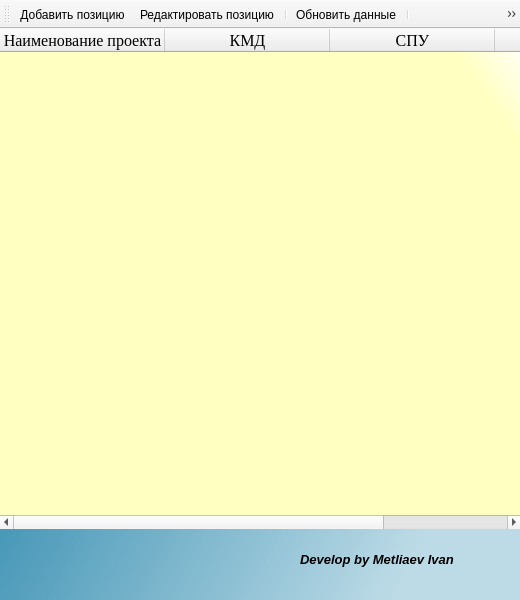
<?xml version="1.0" encoding="UTF-8"?>
<ui version="4.0">
 <class>Table1</class>
 <widget class="QMainWindow" name="Table1">
  <property name="geometry">
   <rect>
    <x>0</x>
    <y>0</y>
    <width>520</width>
    <height>600</height>
   </rect>
  </property>
  <property name="minimumSize">
   <size>
    <width>350</width>
    <height>600</height>
   </size>
  </property>
  <property name="maximumSize">
   <size>
    <width>520</width>
    <height>600</height>
   </size>
  </property>
  <property name="windowTitle">
   <string>Проекты</string>
  </property>
  <property name="styleSheet">
   <string notr="true">QWidget#centralwidget{
     background:qlineargradient(spread:pad, x1:0, y1:0, x2:1, y2:0.574, stop:0 rgba(0, 111, 155, 255), stop:1 rgba(187, 218, 230, 248));
}</string>
  </property>
  <widget class="QWidget" name="centralwidget">
   <widget class="QTableView" name="maintable_view">
    <property name="geometry">
     <rect>
      <x>0</x>
      <y>0</y>
      <width>350</width>
      <height>500</height>
     </rect>
    </property>
    <property name="styleSheet">
     <string notr="true">QTableView{
	background-color:qlineargradient(spread:pad, x1:0.892, y1:0.0738636, x2:1, y2:0, stop:0 rgba(255, 255, 194, 255), stop:1 rgba(255, 255, 255, 255));
	selection-background-color: qlineargradient(spread:pad, x1:0, y1:0, x2:1, y2:1, stop:0 rgba(0, 255, 0, 218), stop:1 rgba(255, 255, 142, 221));
	section-color:black;
	border-radius: 10%;
}
</string>
    </property>
   </widget>
   <widget class="QTableWidget" name="maintable">
    <property name="geometry">
     <rect>
      <x>0</x>
      <y>0</y>
      <width>521</width>
      <height>500</height>
     </rect>
    </property>
    <property name="minimumSize">
     <size>
      <width>350</width>
      <height>500</height>
     </size>
    </property>
    <property name="maximumSize">
     <size>
      <width>1000</width>
      <height>1000</height>
     </size>
    </property>
    <property name="font">
     <font>
      <family>Times New Roman</family>
      <pointsize>12</pointsize>
     </font>
    </property>
    <property name="styleSheet">
     <string notr="true">QTableWidget{
	background-color:qlineargradient(spread:pad, x1:0.892, y1:0.0738636, x2:1, y2:0, stop:0 rgba(255, 255, 194, 255), stop:1 rgba(255, 255, 255, 255));
	selection-background-color: qlineargradient(spread:pad, x1:0, y1:0, x2:1, y2:1, stop:0 rgba(81, 255, 95, 255), stop:1 rgba(187, 255, 207, 255));
	section-color:black;
	border-radius: 20%;
}
</string>
    </property>
    <property name="rowCount">
     <number>0</number>
    </property>
    <attribute name="horizontalHeaderVisible">
     <bool>true</bool>
    </attribute>
    <attribute name="horizontalHeaderCascadingSectionResizes">
     <bool>false</bool>
    </attribute>
    <attribute name="horizontalHeaderDefaultSectionSize">
     <number>165</number>
    </attribute>
    <attribute name="horizontalHeaderMinimumSectionSize">
     <number>84</number>
    </attribute>
    <attribute name="horizontalHeaderShowSortIndicator" stdset="0">
     <bool>true</bool>
    </attribute>
    <attribute name="horizontalHeaderStretchLastSection">
     <bool>false</bool>
    </attribute>
    <attribute name="verticalHeaderVisible">
     <bool>true</bool>
    </attribute>
    <column>
     <property name="text">
      <string>Наименование проекта</string>
     </property>
     <property name="font">
      <font>
       <family>Times New Roman</family>
       <pointsize>12</pointsize>
      </font>
     </property>
     <property name="textAlignment">
      <set>AlignCenter</set>
     </property>
    </column>
    <column>
     <property name="text">
      <string>КМД</string>
     </property>
     <property name="font">
      <font>
       <family>Times New Roman</family>
       <pointsize>12</pointsize>
      </font>
     </property>
     <property name="textAlignment">
      <set>AlignCenter</set>
     </property>
    </column>
    <column>
     <property name="text">
      <string>СПУ</string>
     </property>
     <property name="font">
      <font>
       <family>Times New Roman</family>
       <pointsize>12</pointsize>
      </font>
     </property>
     <property name="textAlignment">
      <set>AlignCenter</set>
     </property>
    </column>
    <column>
     <property name="text">
      <string>ПВХ</string>
     </property>
     <property name="font">
      <font>
       <family>Times New Roman</family>
       <pointsize>12</pointsize>
      </font>
     </property>
     <property name="textAlignment">
      <set>AlignCenter</set>
     </property>
    </column>
   </widget>
   <widget class="QLabel" name="label_develop">
    <property name="geometry">
     <rect>
      <x>300</x>
      <y>520</y>
      <width>161</width>
      <height>20</height>
     </rect>
    </property>
    <property name="font">
     <font>
      <family>MS Sans Serif</family>
      <pointsize>10</pointsize>
      <weight>75</weight>
      <italic>true</italic>
      <bold>true</bold>
     </font>
    </property>
    <property name="text">
     <string>Develop by Metliaev Ivan</string>
    </property>
   </widget>
   <widget class="QLabel" name="logo">
    <property name="geometry">
     <rect>
      <x>460</x>
      <y>500</y>
      <width>51</width>
      <height>51</height>
     </rect>
    </property>
    <property name="minimumSize">
     <size>
      <width>30</width>
      <height>30</height>
     </size>
    </property>
    <property name="styleSheet">
     <string notr="true">image:url(:/logo/logo/35th Parallel-logos1.png);
</string>
    </property>
    <property name="text">
     <string/>
    </property>
   </widget>
  </widget>
  <widget class="QToolBar" name="toolBar">
   <property name="minimumSize">
    <size>
     <width>0</width>
     <height>0</height>
    </size>
   </property>
   <property name="maximumSize">
    <size>
     <width>16777215</width>
     <height>50</height>
    </size>
   </property>
   <property name="windowTitle">
    <string>toolBar</string>
   </property>
   <property name="iconSize">
    <size>
     <width>46</width>
     <height>46</height>
    </size>
   </property>
   <attribute name="toolBarArea">
    <enum>TopToolBarArea</enum>
   </attribute>
   <attribute name="toolBarBreak">
    <bool>false</bool>
   </attribute>
   <addaction name="add_str"/>
   <addaction name="edit_str"/>
   <addaction name="separator"/>
   <addaction name="refresh_1"/>
   <addaction name="separator"/>
   <addaction name="delite_str"/>
   <addaction name="separator"/>
   <addaction name="exit_from_table"/>
  </widget>
  <action name="add_str">
   <property name="checkable">
    <bool>true</bool>
   </property>
   <property name="checked">
    <bool>false</bool>
   </property>
   <property name="enabled">
    <bool>true</bool>
   </property>
   <property name="icon">
    <iconset resource="../images/images_store.qrc">
     <normaloff>:/table/tables/add_db.png</normaloff>:/table/tables/add_db.png</iconset>
   </property>
   <property name="text">
    <string>Добавить позицию</string>
   </property>
   <property name="shortcutVisibleInContextMenu">
    <bool>true</bool>
   </property>
  </action>
  <action name="edit_str">
   <property name="checkable">
    <bool>true</bool>
   </property>
   <property name="icon">
    <iconset resource="../images/images_store.qrc">
     <normaloff>:/table/tables/edit_db.png</normaloff>:/table/tables/edit_db.png</iconset>
   </property>
   <property name="text">
    <string>Редактировать позицию</string>
   </property>
  </action>
  <action name="delite_str">
   <property name="checkable">
    <bool>true</bool>
   </property>
   <property name="icon">
    <iconset resource="../images/images_store.qrc">
     <normaloff>:/table/tables/delite_db.png</normaloff>:/table/tables/delite_db.png</iconset>
   </property>
   <property name="text">
    <string>Удалить строку</string>
   </property>
  </action>
  <action name="exit_from_table">
   <property name="checkable">
    <bool>true</bool>
   </property>
   <property name="icon">
    <iconset>
     <normaloff>../images/tables/exit.png</normaloff>../images/tables/exit.png</iconset>
   </property>
   <property name="text">
    <string>Вернуться в меню таблиц</string>
   </property>
  </action>
  <action name="refresh_1">
   <property name="checked">
    <bool>false</bool>
   </property>
   <property name="enabled">
    <bool>true</bool>
   </property>
   <property name="icon">
    <iconset resource="../images/images_store.qrc">
     <normaloff>:/table/tables/refresh.png</normaloff>:/table/tables/refresh.png</iconset>
   </property>
   <property name="text">
    <string>Обновить данные</string>
   </property>
   <property name="toolTip">
    <string>Обновить данные</string>
   </property>
   <property name="shortcutVisibleInContextMenu">
    <bool>true</bool>
   </property>
  </action>
 </widget>
 <resources>
  <include location="../images/images_store.qrc"/>
 </resources>
 <connections/>
</ui>
